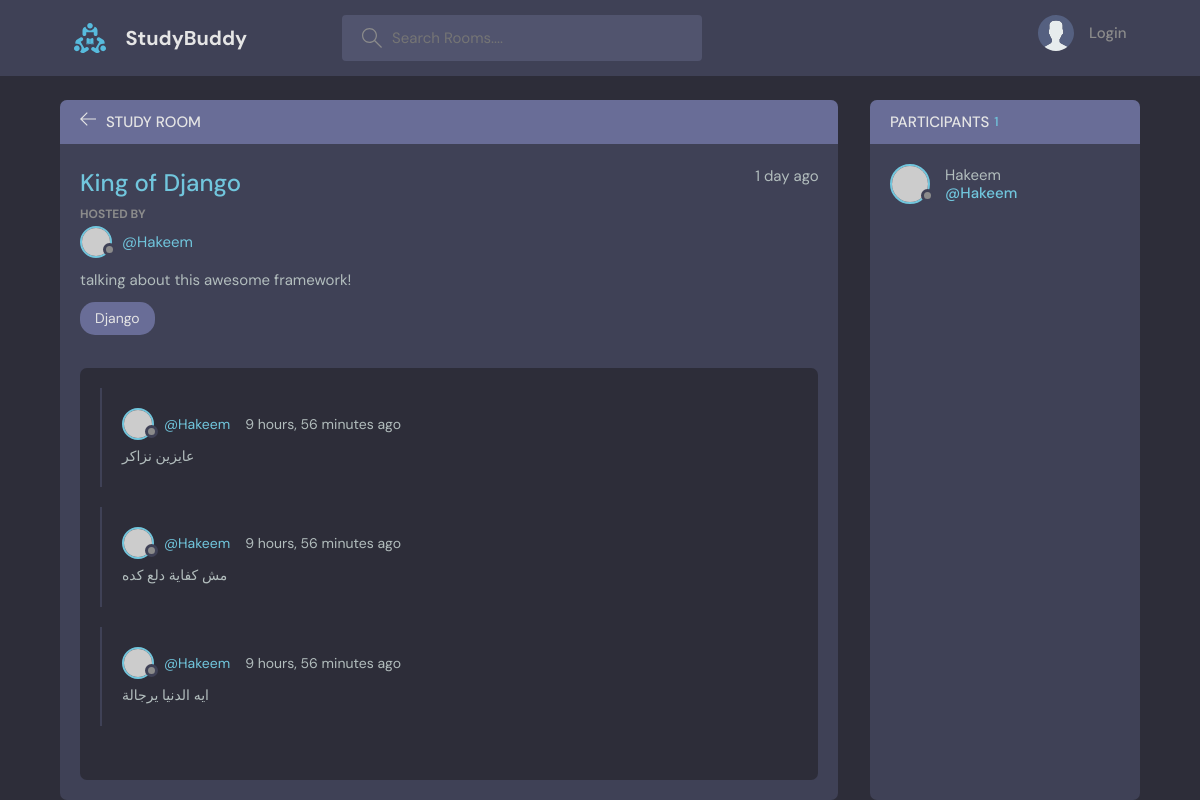
Screenshot of /room/7/ with the database file from the repository.
### base/models.py (models this page shows, shortened)
class Room(models.Model):
    host = models.ForeignKey(User, on_delete=models.SET_NULL, null=True)
    topic = models.ForeignKey(Topic, on_delete = models.SET_NULL, null = True)
    name = models.CharField(max_length=200)
    description = models.TextField(null = True, blank = True)
    participants = models.ManyToManyField(User, related_name='participants', blank=True)
    updated = models.DateTimeField(auto_now=True)
    created = models.DateTimeField(auto_now_add=True)
    class Meta:
        ordering = ['-updated', '-created']

class Topic(models.Model):
    name = models.CharField(max_length=200)

class Message(models.Model):
    user = models.ForeignKey(User, on_delete=models.CASCADE)
    room = models.ForeignKey(Room, on_delete=models.CASCADE)
    body = models.TextField()
    updated = models.DateTimeField(auto_now=True)
    created = models.DateTimeField(auto_now_add=True)
    class Meta:
        ordering = ['-updated', '-created']

### base/views.py (the view, shortened to what this page needs)
# urls.py: path('room/<str:pk>/', views.room, name = "room"),
def room(request, pk):
    room = Room.objects.get(id=pk)
    room_messages = room.message_set.all().order_by('-created')
    participants = room.participants.all()
    context = {'room': room, 'room_messages':room_messages, 'participants': participants}
    return render(request, 'base/room.html', context)

### base/templates/base/room.html (shortened to what this page needs)
{% extends 'main.html' %}
{% block content %}
    <main class="profile-page layout layout--2">
      <div class="container">
        <div class="room">
          <div class="room__top">
            <div class="room__topLeft">
              <a href="{{request.META.HTTP_REFERER}}">
                <svg version="1.1" xmlns="http://www.w3.org/2000/svg" width="32" height="32" viewBox="0 0 32 32">
                  <title>arrow-left</title>
                  <path
                    d="M13.723 2.286l-13.723 13.714 13.719 13.714 1.616-1.611-10.96-10.96h27.625v-2.286h-27.625l10.965-10.965-1.616-1.607z"
                  ></path>
                </svg>
              </a>
              <h3>Study Room</h3>
            </div>
          </div>
          <div class="room__box scroll">
            <div class="room__header scroll">
              <div class="room__info">
                <h3>{{room.name}}</h3>
                <span>{{ room.created|timesince }} ago</span>
              </div>
              <div class="room__hosted">
                <p>Hosted By</p>
                <a href="{% url 'user-profile' room.host.id %}" class="room__author">
                  <div class="avatar avatar--small">
                    <img src="https://randomuser.me/api/portraits/men/37.jpg" />
                  </div>
                  <span>@{{room.host}}</span>
                </a>
              </div>
              <div class="room__details">
                {{ room.description }}
              </div>
              <span class="room__topics">{{room.topic.name}}</span>
            </div>
            <div class="room__conversation">
              <div class="threads scroll">
                {% for message in room_messages %}
                <div class="thread">
                  <div class="thread__top">
                    <div class="thread__author">
                      <a href="{% url 'user-profile' message.user.id%}" class="thread__authorInfo">
                        <div class="avatar avatar--small">
                          <img src="https://randomuser.me/api/portraits/men/37.jpg" />
                        </div>
                        <span>@{{message.user.username}}</span>
                      </a>
                      <span class="thread__date">{{message.created|timesince}} ago</span>
                    </div>
                  </div>
                  <div class="thread__details">
                    {{message.body}}
                  </div>
                </div>
                {% endfor %}
              </div>
            </div>
          </div>
        </div>
        <div class="participants">
          <h3 class="participants__top">Participants <span>{{participants.count}}</span></h3>
          <div class="participants__list scroll">
            {% for user in participants %}
            <a href="{% url 'user-profile' user.id %}" class="participant">
              <div class="avatar avatar--medium">
                <img src="https://randomuser.me/api/portraits/men/37.jpg" />
              </div>
              <p>
                {{user.username}}
                <span>@{{user.username}}</span>
              </p>
            </a>
            {% endfor %}
          </div>
        </div>
      </div>
    </main>
{% endblock %}

### rows the page displays
Room: name "King of Django", created "1 day", host "Hakeem", description "talking about this awesome framework!", topic.name "Django"
Message: user.username "Hakeem", created "9 hours, 56 minutes", body "عايزين نزاكر"
Message: user.username "Hakeem", created "9 hours, 56 minutes", body "مش كفاية دلع كده"
Message: user.username "Hakeem", created "9 hours, 56 minutes", body "ايه الدنيا يرجالة"

### other values shown
{{ participants.count }} "1"
{{ user.username }} "Hakeem"
